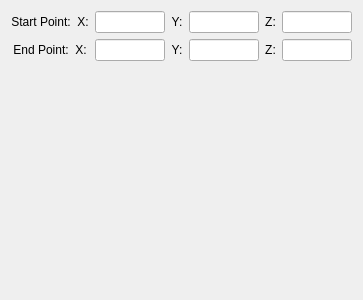
<?xml version="1.0" encoding="UTF-8"?>
<ui version="4.0">
 <class>helloLayoutSubtab</class>
 <widget class="QWidget" name="helloLayoutSubtab">
  <property name="geometry">
   <rect>
    <x>0</x>
    <y>0</y>
    <width>363</width>
    <height>300</height>
   </rect>
  </property>
  <property name="minimumSize">
   <size>
    <width>0</width>
    <height>300</height>
   </size>
  </property>
  <property name="maximumSize">
   <size>
    <width>400</width>
    <height>16777215</height>
   </size>
  </property>
  <property name="windowTitle">
   <string>Form</string>
  </property>
  <property name="whatsThis">
   <string>&lt;html&gt;&lt;head/&gt;&lt;body&gt;&lt;p&gt;These layout options control the positioning of barbs. The barbs can be regularly spaced in the x, y, and z coordinates in a 3-dimensional region. The horizontal spacing of barbs can instead be aligned to the X,Y coordinate variables by checking &amp;quot;Align to XY grid&amp;quot;. The barbs can be positioned vertically a fixed distance above the terrain if there is a height variable.&lt;/p&gt;&lt;/body&gt;&lt;/html&gt;</string>
  </property>
  <layout class="QHBoxLayout" name="horizontalLayout">
   <item>
    <layout class="QVBoxLayout" name="verticalLayout">
     <item>
      <layout class="QGridLayout" name="gridLayout">
       <item row="0" column="0">
        <widget class="QLabel" name="label_9">
         <property name="text">
          <string>Start Point:  X:</string>
         </property>
         <property name="alignment">
          <set>Qt::AlignCenter</set>
         </property>
        </widget>
       </item>
       <item row="0" column="1">
        <widget class="QLineEdit" name="xCoord1Edit">
         <property name="maximumSize">
          <size>
           <width>70</width>
           <height>16777215</height>
          </size>
         </property>
         <property name="toolTip">
          <string>Specify the X, Y, and Z dimensions of the array of barbs</string>
         </property>
         <property name="whatsThis">
          <string>The Dimensions indicate the x, y, and z grid dimensions of the barbs.  When the barbs are aligned to the XY grid, the X and Y dimensions indicate the horizontal size of the data-aligned grid on which the barbs are situated.</string>
         </property>
         <property name="alignment">
          <set>Qt::AlignCenter</set>
         </property>
        </widget>
       </item>
       <item row="0" column="2">
        <widget class="QLabel" name="label_10">
         <property name="text">
          <string>Y:</string>
         </property>
         <property name="alignment">
          <set>Qt::AlignCenter</set>
         </property>
        </widget>
       </item>
       <item row="0" column="3">
        <widget class="QLineEdit" name="yCoord1Edit">
         <property name="maximumSize">
          <size>
           <width>70</width>
           <height>16777215</height>
          </size>
         </property>
         <property name="toolTip">
          <string>Specify the X, Y, and Z dimensions of the array of barbs</string>
         </property>
         <property name="whatsThis">
          <string>The Dimensions indicate the x, y, and z grid dimensions of the barbs.  When the barbs are aligned to the XY grid, the X and Y dimensions indicate the horizontal size of the data-aligned grid on which the barbs are situated.</string>
         </property>
         <property name="alignment">
          <set>Qt::AlignCenter</set>
         </property>
        </widget>
       </item>
       <item row="0" column="4">
        <widget class="QLabel" name="label_11">
         <property name="text">
          <string>Z:</string>
         </property>
         <property name="alignment">
          <set>Qt::AlignCenter</set>
         </property>
        </widget>
       </item>
       <item row="0" column="5">
        <widget class="QLineEdit" name="zCoord1Edit">
         <property name="maximumSize">
          <size>
           <width>70</width>
           <height>16777215</height>
          </size>
         </property>
         <property name="toolTip">
          <string>Specify the X, Y, and Z dimensions of the array of barbs</string>
         </property>
         <property name="whatsThis">
          <string>The Dimensions indicate the x, y, and z grid dimensions of the barbs.  When the barbs are aligned to the XY grid, the X and Y dimensions indicate the horizontal size of the data-aligned grid on which the barbs are situated.</string>
         </property>
         <property name="alignment">
          <set>Qt::AlignCenter</set>
         </property>
        </widget>
       </item>
       <item row="1" column="0">
        <widget class="QLabel" name="label_14">
         <property name="text">
          <string>End Point:  X:</string>
         </property>
         <property name="alignment">
          <set>Qt::AlignCenter</set>
         </property>
        </widget>
       </item>
       <item row="1" column="1">
        <widget class="QLineEdit" name="xCoord2Edit">
         <property name="maximumSize">
          <size>
           <width>70</width>
           <height>16777215</height>
          </size>
         </property>
         <property name="toolTip">
          <string>Specify the X, Y, and Z dimensions of the array of barbs</string>
         </property>
         <property name="whatsThis">
          <string>The Dimensions indicate the x, y, and z grid dimensions of the barbs.  When the barbs are aligned to the XY grid, the X and Y dimensions indicate the horizontal size of the data-aligned grid on which the barbs are situated.</string>
         </property>
         <property name="alignment">
          <set>Qt::AlignCenter</set>
         </property>
        </widget>
       </item>
       <item row="1" column="2">
        <widget class="QLabel" name="label_15">
         <property name="text">
          <string>Y:</string>
         </property>
         <property name="alignment">
          <set>Qt::AlignCenter</set>
         </property>
        </widget>
       </item>
       <item row="1" column="3">
        <widget class="QLineEdit" name="yCoord2Edit">
         <property name="maximumSize">
          <size>
           <width>70</width>
           <height>16777215</height>
          </size>
         </property>
         <property name="toolTip">
          <string>Specify the X, Y, and Z dimensions of the array of barbs</string>
         </property>
         <property name="whatsThis">
          <string>The Dimensions indicate the x, y, and z grid dimensions of the barbs.  When the barbs are aligned to the XY grid, the X and Y dimensions indicate the horizontal size of the data-aligned grid on which the barbs are situated.</string>
         </property>
         <property name="alignment">
          <set>Qt::AlignCenter</set>
         </property>
        </widget>
       </item>
       <item row="1" column="4">
        <widget class="QLabel" name="label_16">
         <property name="text">
          <string>Z:</string>
         </property>
         <property name="alignment">
          <set>Qt::AlignCenter</set>
         </property>
        </widget>
       </item>
       <item row="1" column="5">
        <widget class="QLineEdit" name="zCoord2Edit">
         <property name="maximumSize">
          <size>
           <width>70</width>
           <height>16777215</height>
          </size>
         </property>
         <property name="toolTip">
          <string>Specify the X, Y, and Z dimensions of the array of barbs</string>
         </property>
         <property name="whatsThis">
          <string>The Dimensions indicate the x, y, and z grid dimensions of the barbs.  When the barbs are aligned to the XY grid, the X and Y dimensions indicate the horizontal size of the data-aligned grid on which the barbs are situated.</string>
         </property>
         <property name="alignment">
          <set>Qt::AlignCenter</set>
         </property>
        </widget>
       </item>
      </layout>
     </item>
     <item>
      <spacer name="verticalSpacer">
       <property name="orientation">
        <enum>Qt::Vertical</enum>
       </property>
       <property name="sizeHint" stdset="0">
        <size>
         <width>20</width>
         <height>40</height>
        </size>
       </property>
      </spacer>
     </item>
    </layout>
   </item>
  </layout>
 </widget>
 <includes>
  <include location="local">BoxSliderFrame.h</include>
 </includes>
 <resources/>
 <connections/>
</ui>
